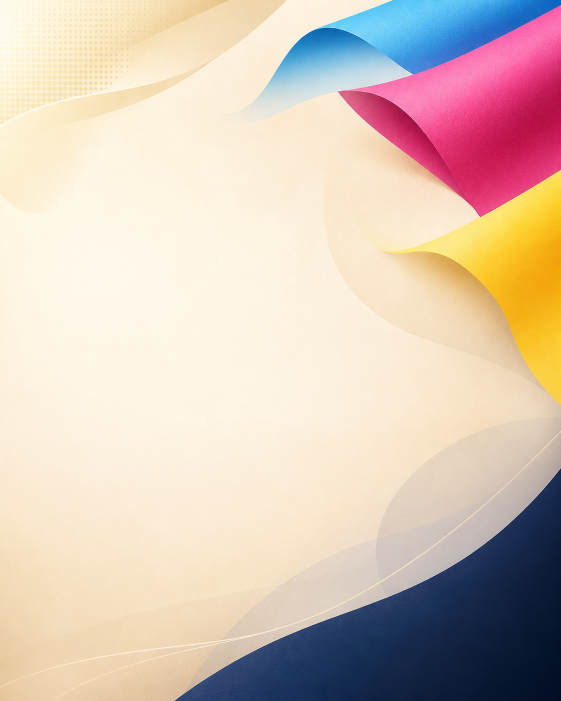
#> input picture assets/campanhas/automacao-smart-color-print/2026-08-07/base-brand-v1.png, 1122 x 1402 px (shown at 1/2 size)
$ python render.py
#> lines starting #> are read from the running program, lines starting #| are printed output that depends on the picture; after the words box and inside, x2 and y2 are one past the last pixel; in counts of white or black regions, pixels touching at a corner belong together
from pathlib import Path
import textwrap

from PIL import Image, ImageDraw, ImageFilter, ImageFont, ImageOps


ROOT = Path(__file__).resolve().parents[4]
CAMPAIGN = Path(__file__).resolve().parent
LOGO = ROOT / "assets" / "logo-scp.png"
BASE = CAMPAIGN / "base-brand-v1.png"
CAP = ROOT / "assets" / "mockup-cap-real-v2.jpg"

WIDTH = 1080
HEIGHT = 1350

NAVY = "#101935"
CYAN = "#19B3E6"
MAGENTA = "#EA1A72"
YELLOW = "#F3C515"
OFF_WHITE = "#FFFDF8"
GRAPHITE = "#2D3342"
SOFT_PANEL = (255, 253, 248, 235)
SOFT_BORDER = (16, 25, 53, 34)

BOLD = "/System/Library/Fonts/Supplemental/Arial Bold.ttf"
REGULAR = "/System/Library/Fonts/Supplemental/Arial.ttf"


def font(path: str, size: int) -> ImageFont.FreeTypeFont:
    return ImageFont.truetype(path, size=size)


def fit_cover(source: Image.Image, width: int, height: int) -> Image.Image:
    return ImageOps.fit(source.convert("RGB"), (width, height), method=Image.Resampling.LANCZOS)


def make_canvas() -> Image.Image:
    base = fit_cover(Image.open(BASE), WIDTH, HEIGHT).convert("RGBA")
    haze = Image.new("RGBA", (WIDTH, HEIGHT), (255, 255, 255, 0))
    draw = ImageDraw.Draw(haze)
    draw.rounded_rectangle((38, 124, 1008, 1218), radius=60, fill=(255, 253, 248, 92))
    draw.rounded_rectangle((54, 148, 566, 1172), radius=48, fill=(255, 253, 248, 222))
    draw.ellipse((744, 972, 1176, 1412), fill=(16, 25, 53, 32))
    draw.ellipse((-120, 910, 390, 1460), fill=(25, 179, 230, 24))
    haze = haze.filter(ImageFilter.GaussianBlur(18))
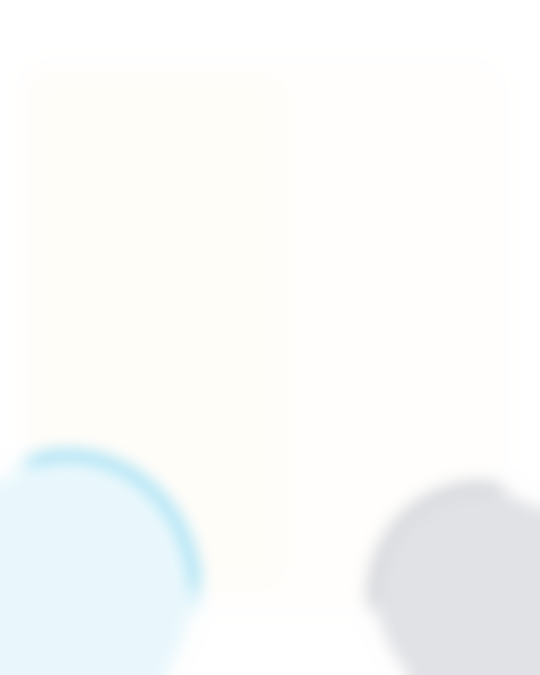
#> haze: PIL image 1080x1350 RGBA (shown at 1/2 size); mean R, G, B, A 212.6, 228.1, 232.5, 102.8; transparent parts drawn white
    return Image.alpha_composite(base, haze)
#> returned value: PIL image 1080x1350 RGBA


def add_shadow(base: Image.Image, bounds: tuple[int, int, int, int], radius: int = 30, blur: int = 28) -> Image.Image:
#> called with bounds = (624, 202, 972, 1060), radius = 34, blur = 28
    shadow = Image.new("RGBA", base.size, (0, 0, 0, 0))
#> shadow: PIL image 1080x1350 RGBA; every value is 0
    ImageDraw.Draw(shadow).rounded_rectangle(bounds, radius=radius, fill=(10, 18, 39, 78))
    shadow = shadow.filter(ImageFilter.GaussianBlur(blur))
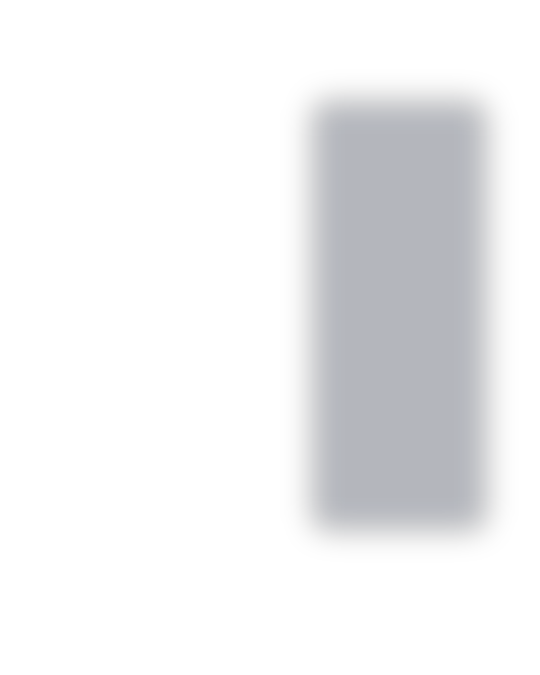
#> shadow: PIL image 1080x1350 RGBA (shown at 1/2 size); mean R, G, B, A 2, 3.7, 8, 16; transparent parts drawn white
    return Image.alpha_composite(base, shadow)
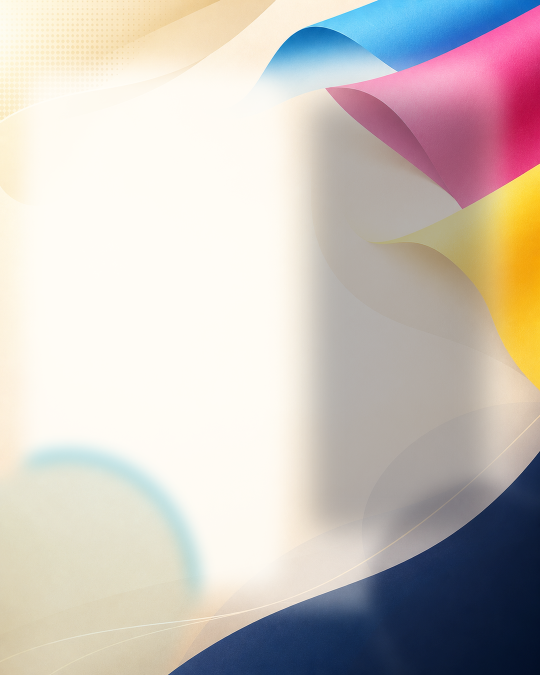
#> returned value: PIL image 1080x1350 RGBA (shown at 1/2 size); mean R, G, B, A 201.7, 193.5, 188.3, 255


def photo_card(base: Image.Image, source_path: Path, x: int, y: int, width: int, height: int, radius: int = 34) -> Image.Image:
    base = add_shadow(base, (x + 12, y + 14, x + width + 12, y + height + 14), radius=radius, blur=28)
    card = fit_cover(Image.open(source_path), width, height).convert("RGBA")
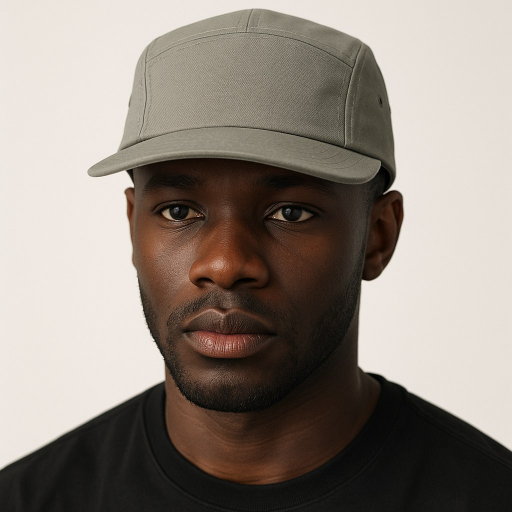
#> input picture assets/mockup-cap-real-v2.jpg, 1024 x 1024 px (shown at 1/2 size)
#> call 2 of fit_cover, with width = 348, height = 858
#> in fit_cover (call 2), `return ImageOps.fit(source.convert("RGB"), (width, height), method=Ima..`:
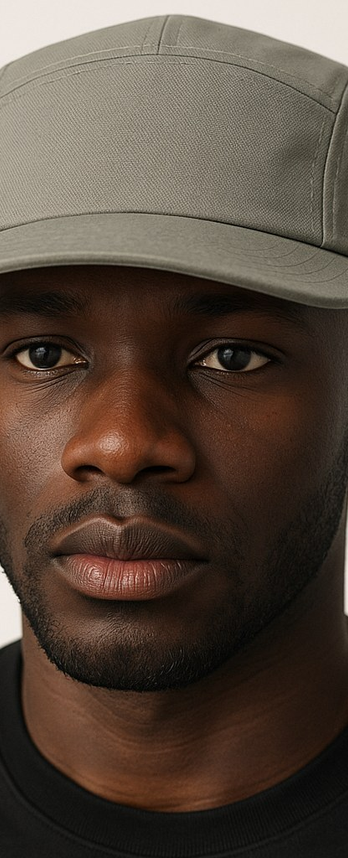
#> returned value: PIL image 348x858 RGB; mean R, G, B 86, 71.8, 60.5
    mask = Image.new("L", (width, height), 0)
#> mask: PIL image 348x858 L; every value is 0
    ImageDraw.Draw(mask).rounded_rectangle((0, 0, width, height), radius=radius, fill=255)
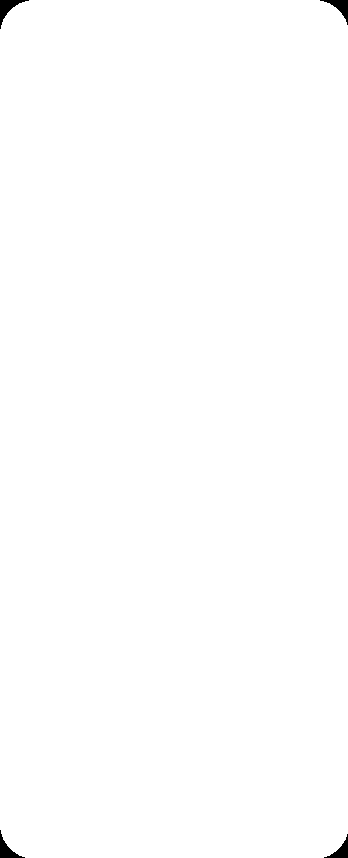
#> mask: PIL image 348x858 L; 99.7% white; 4 black regions, box (x1, y1, x2, y2) and area: (0, 0, 29, 29) 260, (320, 0, 348, 25) 231, (0, 830, 25, 858) 231, (324, 834, 348, 858) 203
    card.putalpha(mask)
    base.alpha_composite(card, (x, y))
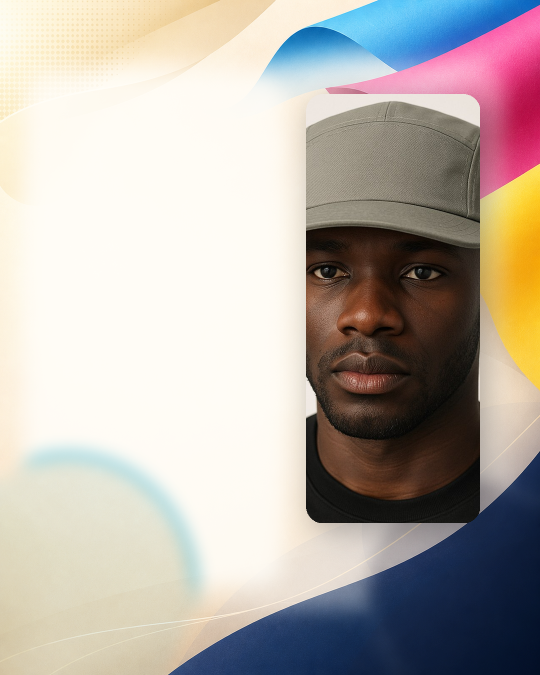
#> base: PIL image 1080x1350 RGBA (shown at 1/2 size); mean R, G, B, A 182.6, 174.8, 168.1, 255
    return base


def place_logo(base: Image.Image) -> None:
#> (the run stopped early here; a loop or call above may not have finished)
